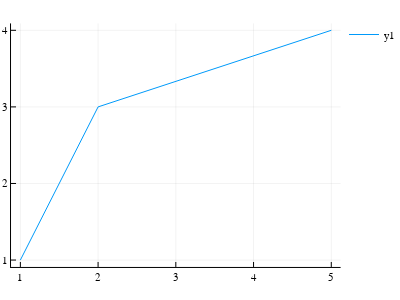

This figure's notebook cell:
### Markdown cell above
`plot(x, y)` e `scatter(x, y)`
- `x` são as coordenadas x
- `y` são as coordenadas y

### Code cell
x = [1, 2, 5]
y = [1, 3, 4]
plot(x, y)

### Figure 1 — Plotly figure (JSON) as saved in the notebook; plotly's stock layout.template omitted (floating-point values rounded to 4 significant figures)
{"data": [{"colorbar": {"title": ""}, "legendgroup": "y1", "line": {"color": "rgba(0, 154, 250, 1.000)", "dash": "solid", "shape": "linear", "width": 1}, "mode": "lines", "name": "y1", "showlegend": true, "type": "scatter", "x": [1, 2, 5], "xaxis": "x1", "y": [1, 3, 4], "yaxis": "y1", "zmax": null, "zmin": null}], "layout": {"annotations": [], "height": 300, "legend": {"bgcolor": "rgba(255, 255, 255, 1.000)", "bordercolor": "rgba(0, 0, 0, 1.000)", "font": {"color": "rgba(0, 0, 0, 1.000)", "family": "sans-serif", "size": 11}, "tracegroupgap": 0, "x": 1, "y": 1}, "margin": {"b": 20, "l": 0, "r": 0, "t": 20}, "paper_bgcolor": "rgba(255, 255, 255, 1.000)", "plot_bgcolor": "rgba(255, 255, 255, 1.000)", "showlegend": true, "width": 400, "xaxis": {"anchor": "y1", "domain": [0.03206, 0.9902], "gridcolor": "rgba(0, 0, 0, 0.100)", "gridwidth": 0.5, "linecolor": "rgba(0, 0, 0, 1.000)", "mirror": false, "range": [0.88, 5.12], "showgrid": true, "showline": true, "showticklabels": true, "tickangle": 0, "tickcolor": "rgb(0, 0, 0)", "tickfont": {"color": "rgba(0, 0, 0, 1.000)", "family": "sans-serif", "size": 11}, "tickmode": "array", "ticks": "inside", "ticktext": ["1", "2", "3", "4", "5"], "tickvals": [1, 2, 3, 4, 5], "title": "", "titlefont": {"color": "rgba(0, 0, 0, 1.000)", "family": "sans-serif", "size": 15}, "type": "-", "visible": true, "zeroline": false, "zerolinecolor": "rgba(0, 0, 0, 1.000)"}, "yaxis": {"anchor": "x1", "domain": [0.05016, 0.9869], "gridcolor": "rgba(0, 0, 0, 0.100)", "gridwidth": 0.5, "linecolor": "rgba(0, 0, 0, 1.000)", "mirror": false, "range": [0.91, 4.09], "showgrid": true, "showline": true, "showticklabels": true, "tickangle": 0, "tickcolor": "rgb(0, 0, 0)", "tickfont": {"color": "rgba(0, 0, 0, 1.000)", "family": "sans-serif", "size": 11}, "tickmode": "array", "ticks": "inside", "ticktext": ["1", "2", "3", "4"], "tickvals": [1, 2, 3, 4], "title": "", "titlefont": {"color": "rgba(0, 0, 0, 1.000)", "family": "sans-serif", "size": 15}, "type": "-", "visible": true, "zeroline": false, "zerolinecolor": "rgba(0, 0, 0, 1.000)"}}}
